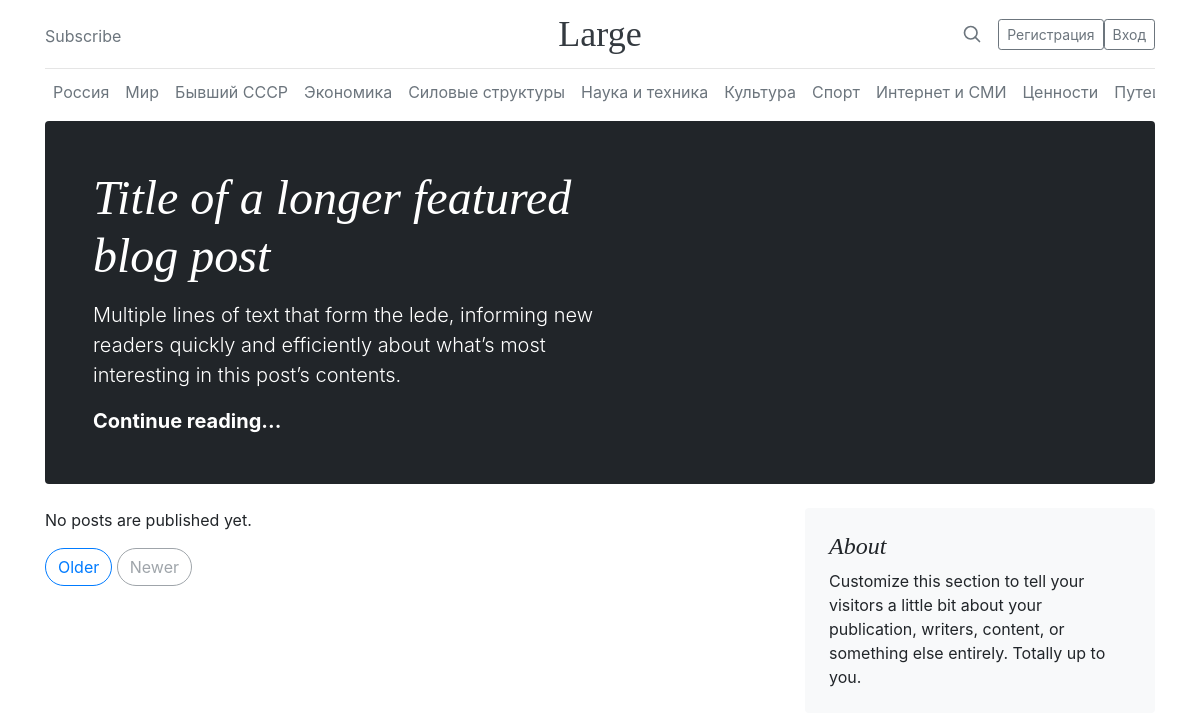
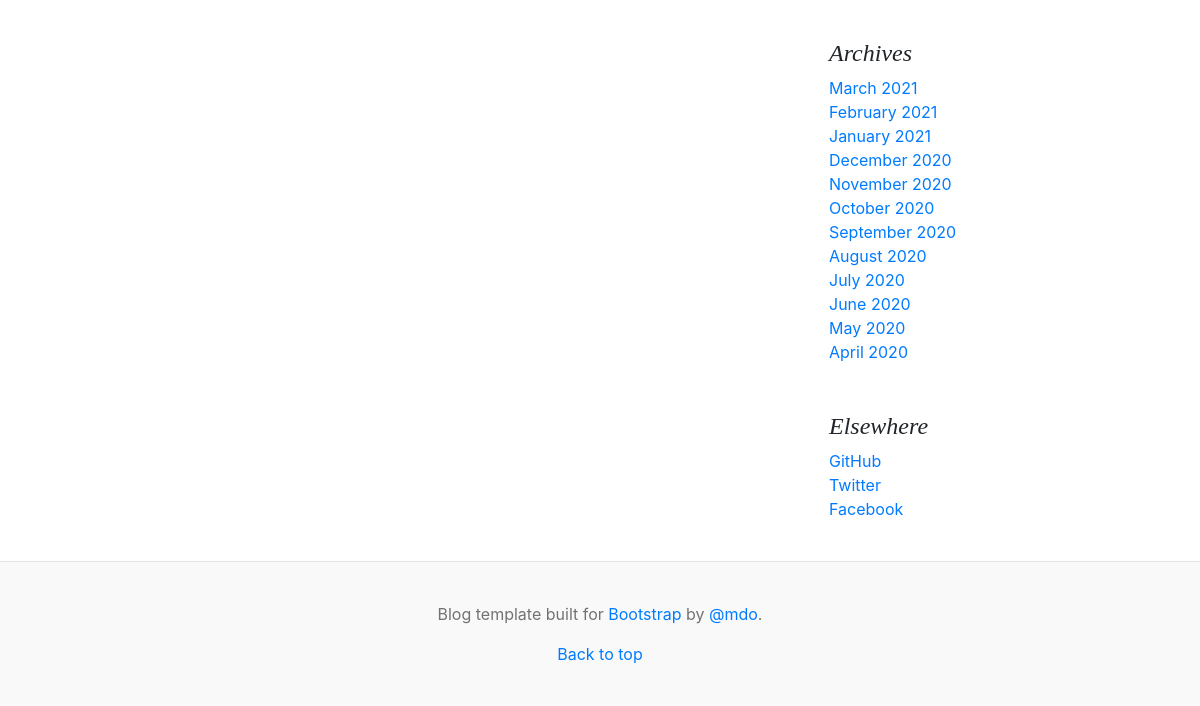
The page /category/1 on the database as committed earlier (2 pictures, top to bottom).
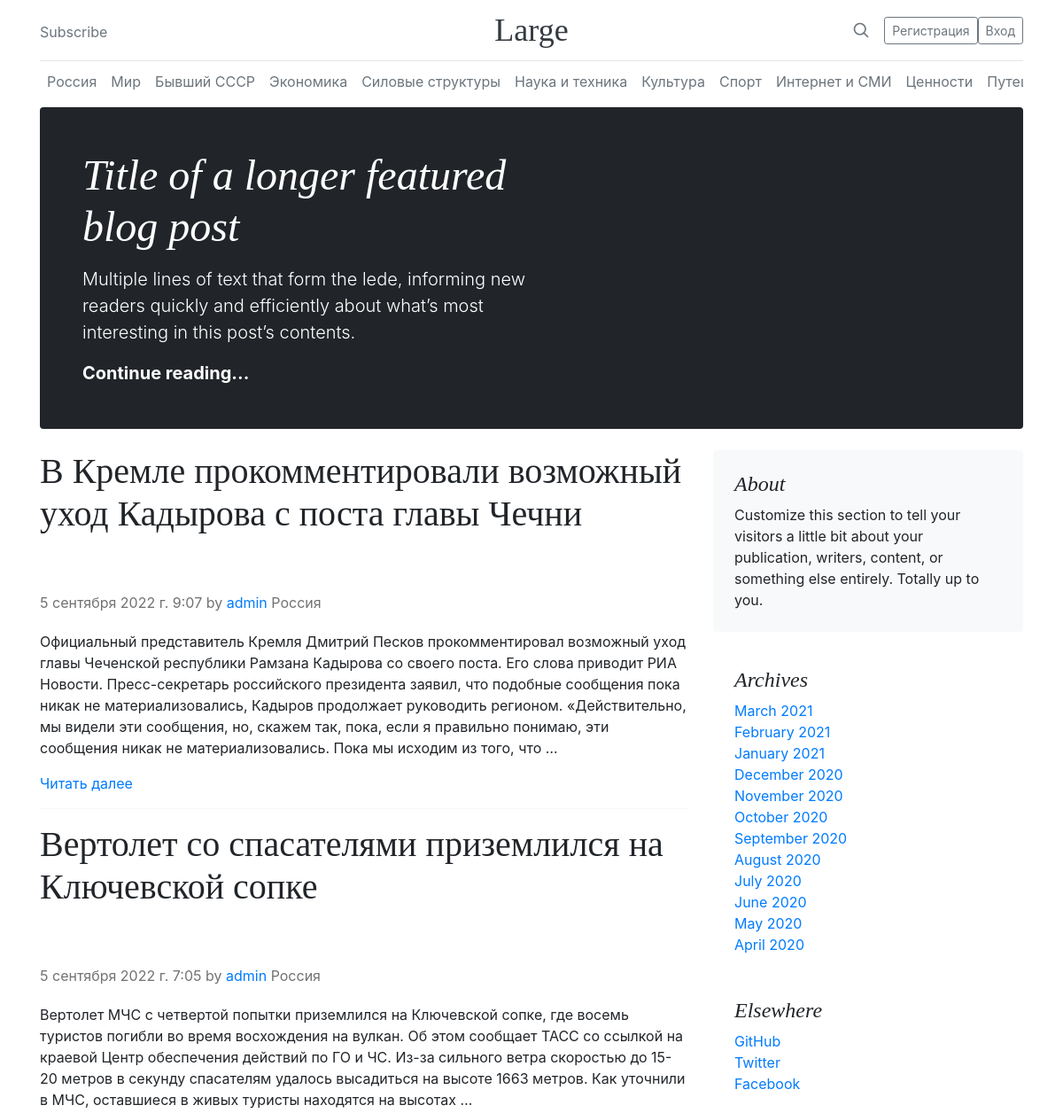
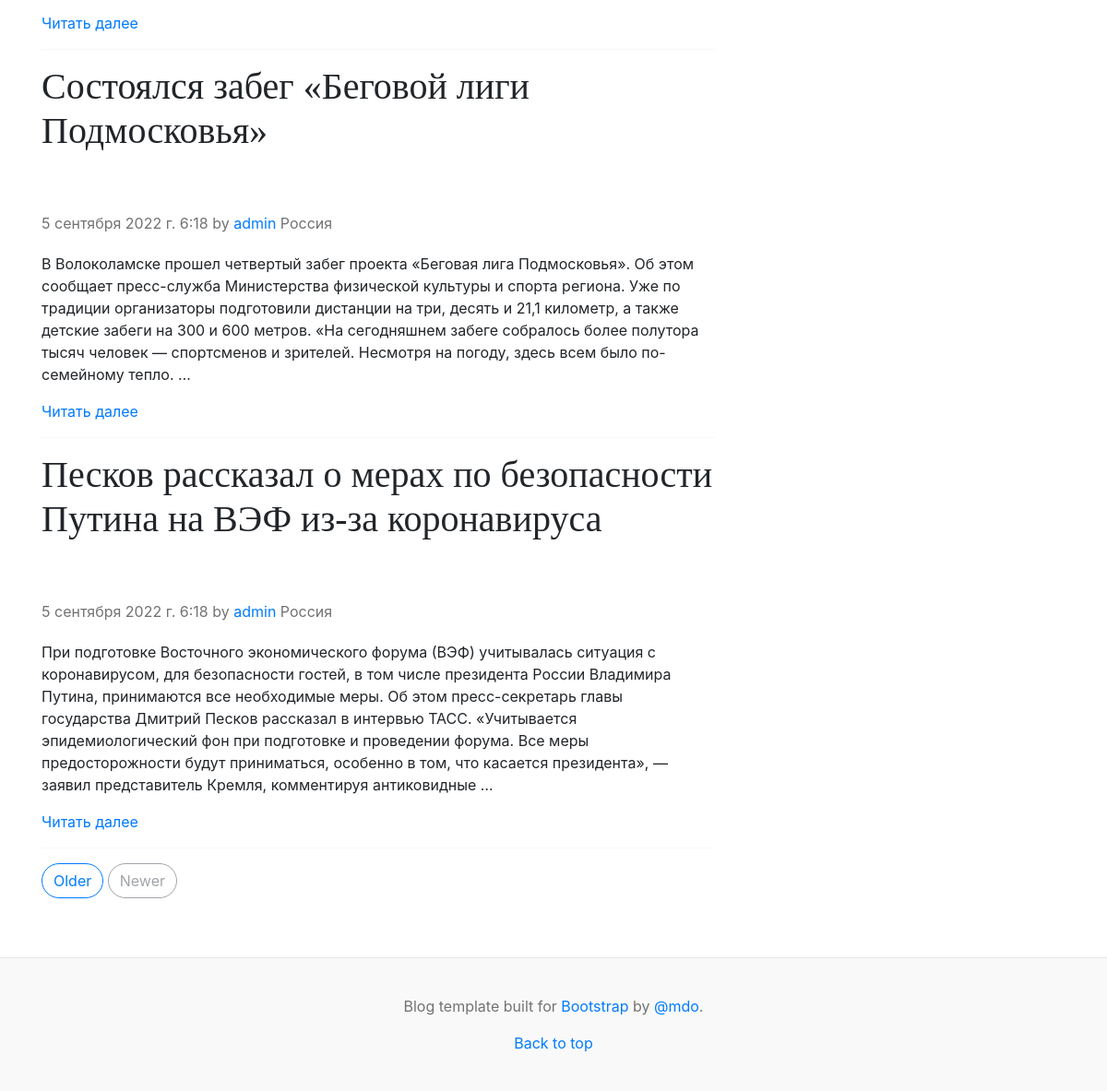
The same page on the database as committed later (2 pictures, top to bottom).
### blog/models.py (models this page shows, shortened)
class Post(models.Model):
    RUSSIA = '1'
    WORLD = '2'
    EX_USSR = '3'
    ECONOMY = '4'
    FORCE_STRUCTURES = '5'
    SCIENCE_AND_TECHNOLOGY = '6'
    CULTURE = '7'
    SPORT = '8'
    INTERNET_AND_MASS_MEDIA = '9'
    VALUES = '10'
    TRAVELS = '11'
    FROM_THE_LIFE = '12'
    CATEGORY = (
        (None, 'Выберите категорию'),
        (RUSSIA, 'Россия'),
        (WORLD, 'Мир'),
        (EX_USSR, 'Бывший СССР'),
        (ECONOMY, 'Экономика'),
        (FORCE_STRUCTURES, 'Силовые структуры'),
        (SCIENCE_AND_TECHNOLOGY, 'Наука и техника'),
        (CULTURE, 'Культура'),
        (SPORT, 'Спорт'),
        (INTERNET_AND_MASS_MEDIA, 'Интернет и СМИ'),
        (VALUES, 'Ценности'),
        (TRAVELS, 'Путешествия'),
        (FROM_THE_LIFE, 'Из жизни')
    )
    title = models.CharField(verbose_name='Название статьи', max_length=100)
    content = models.TextField(verbose_name='Содержание статьи')
    image = models.ImageField(
        verbose_name='Фото',
        upload_to='%Y/%m/%d/',
        blank=True
    )
    publication_date = models.DateTimeField(
        verbose_name='Дата публикации',
        default=timezone.now
    )
    owner = models.ForeignKey(User, on_delete=models.CASCADE, verbose_name='Автор')
    category = models.CharField(
        max_length=2,
        choices=CATEGORY
    )
    slug = models.SlugField(unique=True)
    class Meta:
        ordering = ['-publication_date']

class User(models.Model):
    username = models.CharField(
        verbose_name='Имя пользователя',
        max_length=20,
        unique=True
    )
    first_name = models.CharField(
        verbose_name='Имя',
        max_length=20,
        blank=True
    )  # not required
    last_name = models.CharField(
        verbose_name='Фамилия',
        max_length=20,
        blank=True
    )  # not required
    email = models.EmailField(
        verbose_name='Email адрес',
        unique=True
    )
    registration_date = models.DateTimeField(
        verbose_name='Дата регистрации',
        default=timezone.now
    )
    class Meta:
        ordering = ['username']
    def __str__(self):
        return self.username

### blog/views.py (the view)
# urls.py: path('category/<str:category>', views.posts_by_category, name='posts_by_category'),
def posts_by_category(request, category):
    posts_list = Post.objects.filter(category=category)
    context = {
        'posts_list': posts_list,
        'category_name': category
    }
    return render(
        request,
        'blog/index.html',
        context
    )

### blog/templates/blog/index.html
{% extends "blog/base.html" %}
{% block content %}
<div class="p-4 p-md-5 mb-4 rounded text-bg-dark">
    <div class="col-md-6 px-0">
        <h1 class="display-4 fst-italic">Title of a longer featured blog post</h1>
        <p class="lead my-3">Multiple lines of text that form the lede, informing new readers quickly and efficiently about what’s most interesting in this post’s contents.</p>
        <p class="lead mb-0"><a href="#" class="text-white fw-bold">Continue reading...</a></p>
    </div>
</div>
<div class="row g-5">
    <div class="col-md-8">
        {% if posts_list %}
        {% for post in posts_list %}
            <article class="blog-post">
                <h2 class="blog-post-title mb-1">{{ post.title }}</h2>
            </article>
            <p class="blog-post-meta">
                {{ post.publication_date }} by <a href="#">{{ post.owner }}</a>
                {{ post.get_category_display }}
            </p>
            <p>
                {{ post.content | truncatewords:60 }}
            </p>
            <a href="{% url 'blog:post_detail' post.id %}">Читать далее</a>
            <hr>
        {% endfor %}
        {% else %}
            <p>No posts are published yet.</p>
        {% endif %}
        <nav class="blog-pagination" aria-label="Pagination">
            <a class="btn btn-outline-primary rounded-pill" href="#">Older</a>
            <a class="btn btn-outline-secondary rounded-pill disabled">Newer</a>
        </nav>
    </div>
    <div class="col-md-4">
      <div class="position-sticky" style="top: 2rem;">
        <div class="p-4 mb-3 bg-light rounded">
          <h4 class="fst-italic">About</h4>
          <p class="mb-0">Customize this section to tell your visitors a little bit about your publication, writers, content, or something else entirely. Totally up to you.</p>
        </div>
        <div class="p-4">
          <h4 class="fst-italic">Archives</h4>
          <ol class="list-unstyled mb-0">
            <li><a href="#">March 2021</a></li>
            <li><a href="#">February 2021</a></li>
            <li><a href="#">January 2021</a></li>
            <li><a href="#">December 2020</a></li>
            <li><a href="#">November 2020</a></li>
            <li><a href="#">October 2020</a></li>
            <li><a href="#">September 2020</a></li>
            <li><a href="#">August 2020</a></li>
            <li><a href="#">July 2020</a></li>
            <li><a href="#">June 2020</a></li>
            <li><a href="#">May 2020</a></li>
            <li><a href="#">April 2020</a></li>
          </ol>
        </div>
        <div class="p-4">
          <h4 class="fst-italic">Elsewhere</h4>
          <ol class="list-unstyled">
            <li><a href="#">GitHub</a></li>
            <li><a href="#">Twitter</a></li>
            <li><a href="#">Facebook</a></li>
          </ol>
        </div>
      </div>
    </div>
</div>
{% endblock content %}

### blog/templates/blog/base.html (shortened to what this page needs)
<!DOCTYPE html>
<html lang="en">
<head>
{% include 'blog/_head.html' %}
</head>
<body>
<div class="container">
    {% include 'blog/_header.html' %}
    {% include 'blog/_nav.html' %}
</div>
<main class="container">
    {% block content %}{% endblock content %}
</main>
{% include 'blog/_footer.html' %}
</body>
</html>

### blog/templates/blog/_head.html (shortened to what this page needs)
{% load static %}
<head>
    <link href="https://cdn.jsdelivr.net/npm/bootstrap@5.2.0/dist/css/bootstrap.min.css" rel="stylesheet">
    <link href="{% static 'blog/bootstrap.min.css' %}" rel="stylesheet">
    <link href="{% static 'blog/blog.css' %}" rel="stylesheet">
</head>

### blog/templates/blog/_header.html
<header class="blog-header lh-1 py-3">
  <div class="row flex-nowrap justify-content-between align-items-center">
    <div class="col-4 pt-1">
      <a class="link-secondary" href="#">Subscribe</a>
    </div>
    <div class="col-4 text-center">
      <a class="blog-header-logo text-dark" href="{% url 'blog:index' %}">Large</a>
    </div>
    <div class="col-4 d-flex justify-content-end align-items-center">
      <a class="link-secondary" href="#" aria-label="Search">
        <svg xmlns="http://www.w3.org/2000/svg" width="20" height="20" fill="none" stroke="currentColor" stroke-linecap="round" stroke-linejoin="round" stroke-width="2" class="mx-3" role="img" viewBox="0 0 24 24"><title>Search</title><circle cx="10.5" cy="10.5" r="7.5"></circle><path d="M21 21l-5.2-5.2"></path></svg>
      </a>
      <a class="btn btn-sm btn-outline-secondary" href="{% url 'blog:user_registration' %}">Регистрация</a>
      <a class="btn btn-sm btn-outline-secondary" href="{% url 'blog:user_authentication' %}">Вход</a>
    </div>
  </div>
</header>

### blog/templates/blog/_nav.html (shortened to what this page needs)
<div class="nav-scroller py-1 mb-2">
  <nav class="nav d-flex justify-content-between">
    <a class="p-2 link-secondary" href="/category/1">Россия</a>
    <a class="p-2 link-secondary" href="/category/2">Мир</a>
    <a class="p-2 link-secondary" href="/category/3">Бывший СССР</a>
    <a class="p-2 link-secondary" href="/category/4">Экономика</a>
    <a class="p-2 link-secondary" href="/category/5">Силовые структуры</a>
    <a class="p-2 link-secondary" href="/category/6">Наука и техника</a>
    <a class="p-2 link-secondary" href="/category/7">Культура</a>
    <a class="p-2 link-secondary" href="/category/8">Спорт</a>
    <a class="p-2 link-secondary" href="/category/9">Интернет и СМИ</a>
    <a class="p-2 link-secondary" href="/category/10">Ценности</a>
    <a class="p-2 link-secondary" href="/category/11">Путешествия</a>
  </nav>
</div>

### blog/templates/blog/_footer.html
<footer class="blog-footer">
  <p>Blog template built for <a href="https://getbootstrap.com/">Bootstrap</a> by <a href="https://twitter.com/mdo">@mdo</a>.</p>
  <p>
    <a href="#">Back to top</a>
  </p>
</footer>

### blog/static/blog/blog.css (style rules this page uses)
.blog-header { border-bottom: 1px solid #e5e5e5; }
.blog-header-logo { font-family: "Playfair Display", Georgia, "Times New Roman", serif; font-size: 2.25rem; }
h1, h2, h3, h4, h5, h6 { font-family: "Playfair Display", Georgia, "Times New Roman", serif; }
.display-4 { font-size: 2.5rem; }
@media (min-width: 768px) { .display-4 { font-size: 3rem; } }
.blog-pagination { margin-bottom: 4rem; }
.blog-post { margin-bottom: 4rem; }
.blog-post-title { font-size: 2.5rem; }
.blog-post-meta { margin-bottom: 1.25rem; color: #727272; }
.blog-footer { padding: 2.5rem 0; color: #727272; text-align: center; background-color: #f9f9f9; border-top: .05rem solid #e5e5e5; }
.blog-footer p:last-child { margin-bottom: 0; }

### blog/templates/blog/_head.html (style rules this page uses)
.nav-scroller { position: relative; z-index: 2; height: 2.75rem; overflow-y: hidden; }
.nav-scroller .nav { display: flex; flex-wrap: nowrap; padding-bottom: 1rem; margin-top: -1px; overflow-x: auto; text-align: center; white-space: nowrap; -webkit-overflow-scrolling: touch; }

Rows that differ between the two databases and show on the page:
added Post: title "В Кремле прокомментировали возможный уход Кадырова с поста главы Чечни", publication_date "5 сентября 2022 г. 9:07", owner "admin", category "Россия", content "Официальный представитель Кремля Дмитрий Песков прокомментировал возможный уход главы Чеченской республики Рамзана Кадырова со своего поста. Его слова приводит РИА Новости. Пресс-секретарь российского президента заявил, что подобные сообщения пока никак не материализовались, Кадыров продолжает руководить регионом. «Действительно, мы видели эти сообщения, но, скажем так, пока, если я правильно понимаю, эти сообщения никак не материализовались. Пока мы исходим из того, что …"
added Post: title "Вертолет со спасателями приземлился на Ключевской сопке", publication_date "5 сентября 2022 г. 7:05", owner "admin", category "Россия", content "Вертолет МЧС с четвертой попытки приземлился на Ключевской сопке, где восемь туристов погибли во время восхождения на вулкан. Об этом сообщает ТАСС со ссылкой на краевой Центр обеспечения действий по ГО и ЧС. Из-за сильного ветра скоростью до 15-20 метров в секунду спасателям удалось высадиться на высоте 1663 метров. Как уточнили в МЧС, оставшиеся в живых туристы находятся на высотах …"
added Post: title "Состоялся забег «Беговой лиги Подмосковья»", publication_date "5 сентября 2022 г. 6:18", owner "admin", category "Россия", content "В Волоколамске прошел четвертый забег проекта «Беговая лига Подмосковья». Об этом сообщает пресс-служба Министерства физической культуры и спорта региона. Уже по традиции организаторы подготовили дистанции на три, десять и 21,1 километр, а также детские забеги на 300 и 600 метров. «На сегодняшнем забеге собралось более полутора тысяч человек — спортсменов и зрителей. Несмотря на погоду, здесь всем было по-семейному тепло. …"
added Post: title "Песков рассказал о мерах по безопасности Путина на ВЭФ из-за коронавируса", publication_date "5 сентября 2022 г. 6:18", owner "admin", category "Россия", content "При подготовке Восточного экономического форума (ВЭФ) учитывалась ситуация с коронавирусом, для безопасности гостей, в том числе президента России Владимира Путина, принимаются все необходимые меры. Об этом пресс-секретарь главы государства Дмитрий Песков рассказал в интервью ТАСС. «Учитывается эпидемиологический фон при подготовке и проведении форума. Все меры предосторожности будут приниматься, особенно в том, что касается президента», — заявил представитель Кремля, комментируя антиковидные …"
Other text that changed with them:
text no longer shown: "No posts are published yet."
